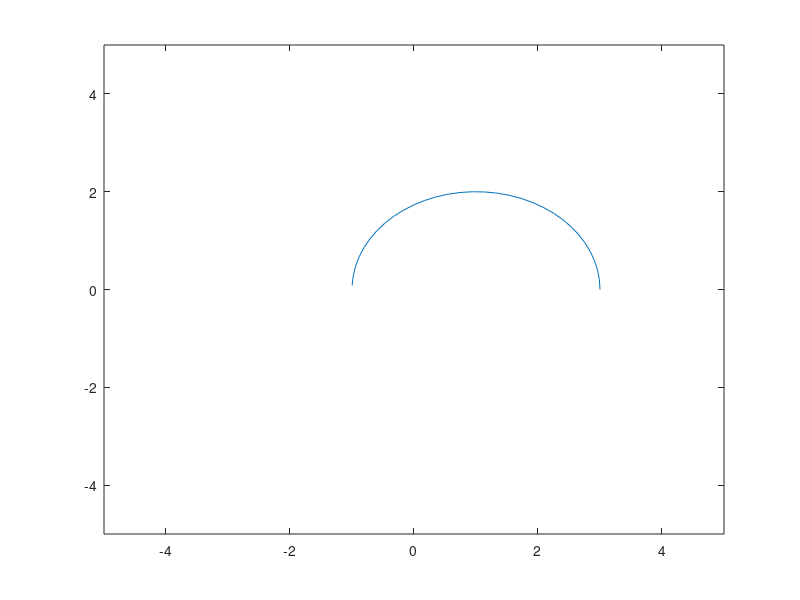

The MATLAB script that drew this image:
%% Given 3 points, find semi circle
clear all
close all


x1=[0; 0]
x2=[1; 1]
x3=[2; 1]


t=0:0.1:pi
O=[1 0];
r=2
plot(O(1)+r*cos(t),O(2)+r*sin(t))
xlim([-5,5])
ylim([-5,5])